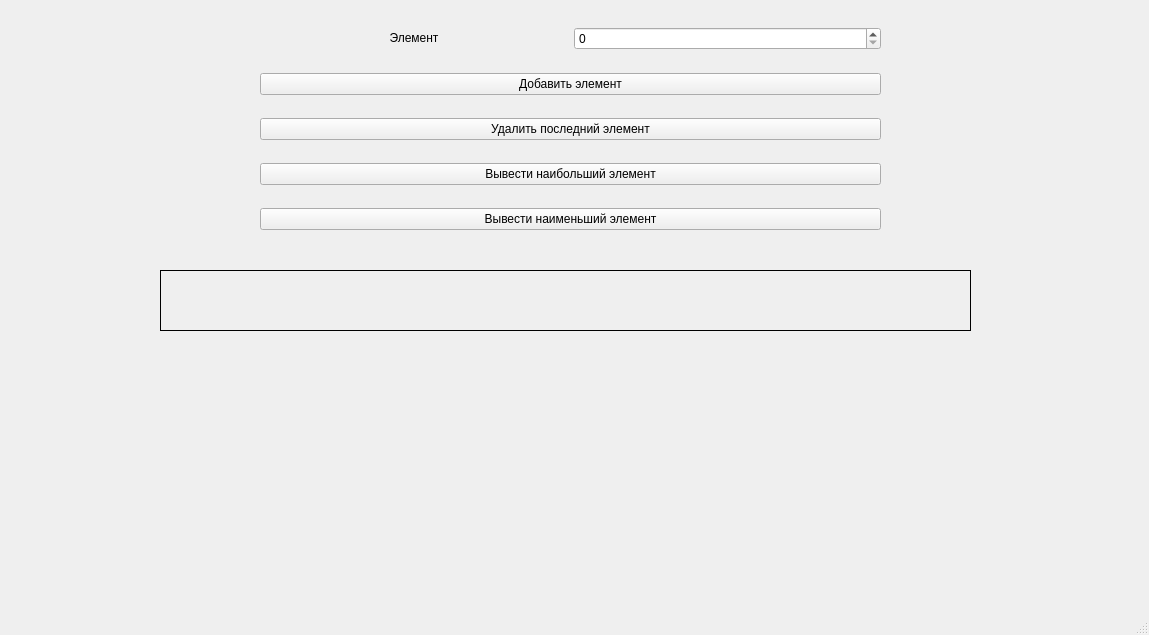
<?xml version="1.0" encoding="UTF-8"?>
<ui version="4.0">
 <class>MainWindow</class>
 <widget class="QMainWindow" name="MainWindow">
  <property name="geometry">
   <rect>
    <x>0</x>
    <y>0</y>
    <width>1149</width>
    <height>635</height>
   </rect>
  </property>
  <property name="windowTitle">
   <string>MainWindow</string>
  </property>
  <property name="styleSheet">
   <string notr="true"/>
  </property>
  <widget class="QWidget" name="centralwidget">
   <widget class="QWidget" name="layoutWidget">
    <property name="geometry">
     <rect>
      <x>260</x>
      <y>10</y>
      <width>621</width>
      <height>241</height>
     </rect>
    </property>
    <layout class="QVBoxLayout" name="verticalLayout">
     <item>
      <layout class="QHBoxLayout" name="horizontalLayout_2">
       <item>
        <widget class="QLabel" name="lbl_value">
         <property name="text">
          <string>&lt;html&gt;&lt;head/&gt;&lt;body&gt;&lt;p align=&quot;center&quot;&gt;Элемент&lt;/p&gt;&lt;/body&gt;&lt;/html&gt;</string>
         </property>
        </widget>
       </item>
       <item>
        <widget class="QSpinBox" name="spinBox">
         <property name="maximum">
          <number>10000</number>
         </property>
        </widget>
       </item>
      </layout>
     </item>
     <item>
      <widget class="QPushButton" name="bnt_add_item">
       <property name="text">
        <string>Добавить элемент</string>
       </property>
      </widget>
     </item>
     <item>
      <layout class="QHBoxLayout" name="horizontalLayout_3">
       <item>
        <widget class="QPushButton" name="bnt_remove">
         <property name="text">
          <string>Удалить последний элемент</string>
         </property>
        </widget>
       </item>
      </layout>
     </item>
     <item>
      <widget class="QPushButton" name="bnt_getMax">
       <property name="text">
        <string>Вывести наибольший элемент</string>
       </property>
      </widget>
     </item>
     <item>
      <widget class="QPushButton" name="bnt_getMin">
       <property name="text">
        <string>Вывести наименьший элемент</string>
       </property>
      </widget>
     </item>
    </layout>
   </widget>
   <widget class="QLabel" name="label">
    <property name="geometry">
     <rect>
      <x>160</x>
      <y>270</y>
      <width>811</width>
      <height>61</height>
     </rect>
    </property>
    <property name="styleSheet">
     <string notr="true">border: 1px solid black;</string>
    </property>
    <property name="text">
     <string/>
    </property>
   </widget>
  </widget>
  <widget class="QMenuBar" name="menubar">
   <property name="geometry">
    <rect>
     <x>0</x>
     <y>0</y>
     <width>1149</width>
     <height>23</height>
    </rect>
   </property>
  </widget>
  <widget class="QStatusBar" name="statusbar"/>
 </widget>
 <resources/>
 <connections/>
</ui>
